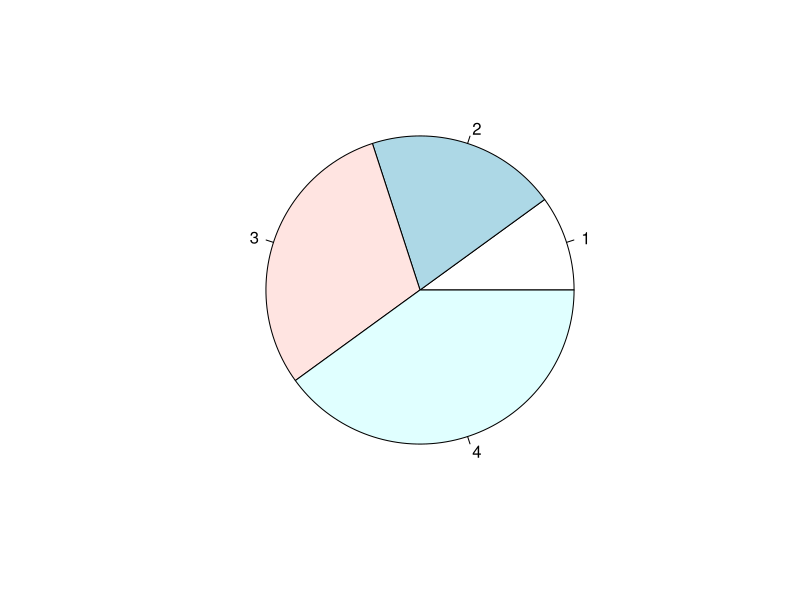
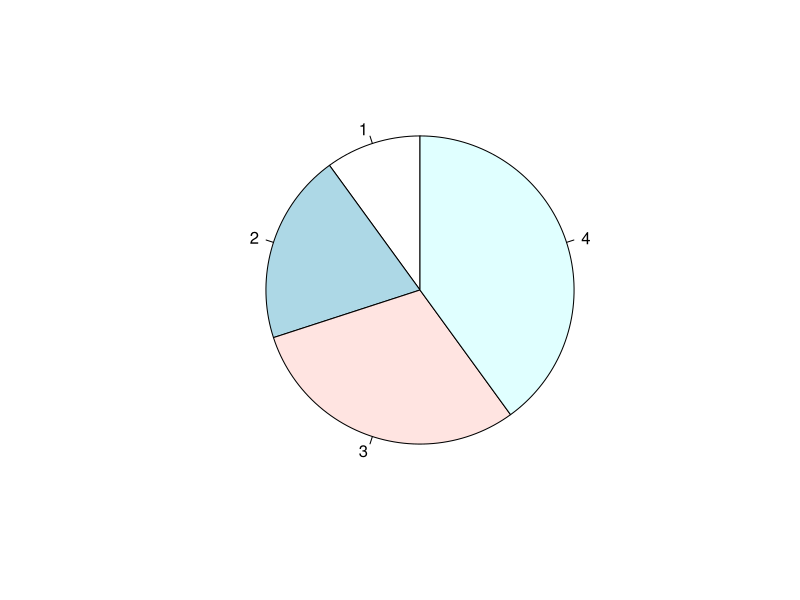
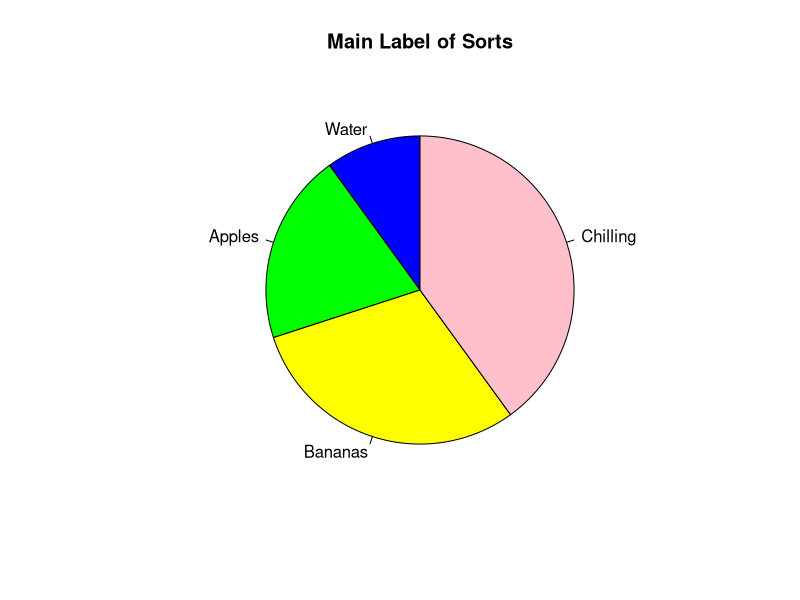
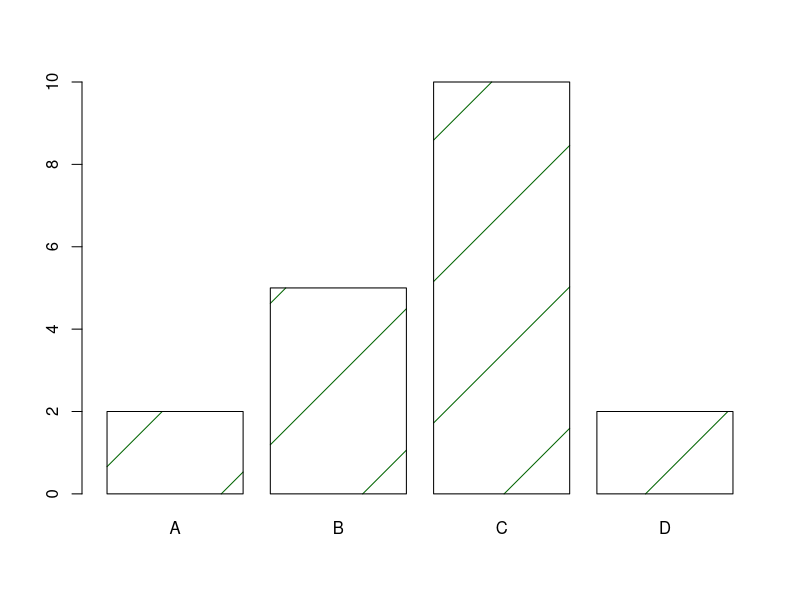
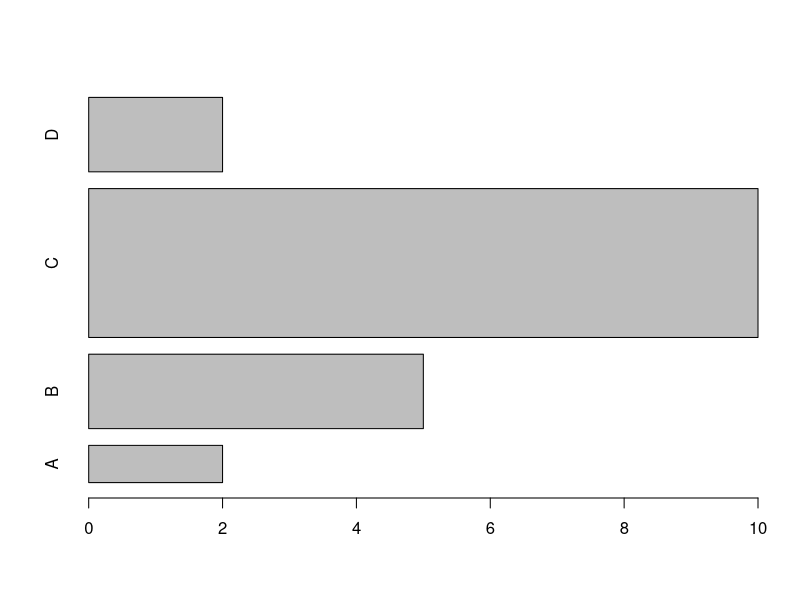

Here is the R script that generated these plots, in order:
# create pie charts with pie()

x <- c(10, 20, 30, 40)
pie(x)

#change startn=ing angle with init.angle
pie(x, init.angle = 90)

#labels and colours
colors <- c("Blue", "Green", "Yellow", "Pink")
my_label <- c("Water", "Apples", "Bananas", "Chilling")
pie(x, label = my_label, main = "Main Label of Sorts",
    col = colors, init.angle = 90)

#* Bar Charts
x_bar <- c("A", "B", "C", "D")
y_bar <- c(2, 5, 10, 2)

# density from 1 - 100
barplot(y_bar, names.arg = x_bar, col = "darkgreen", density = 1)

# bar width and horizontal
barplot(y_bar, names.arg = x_bar, width = c(1, 2, 4, 2), horiz = TRUE)